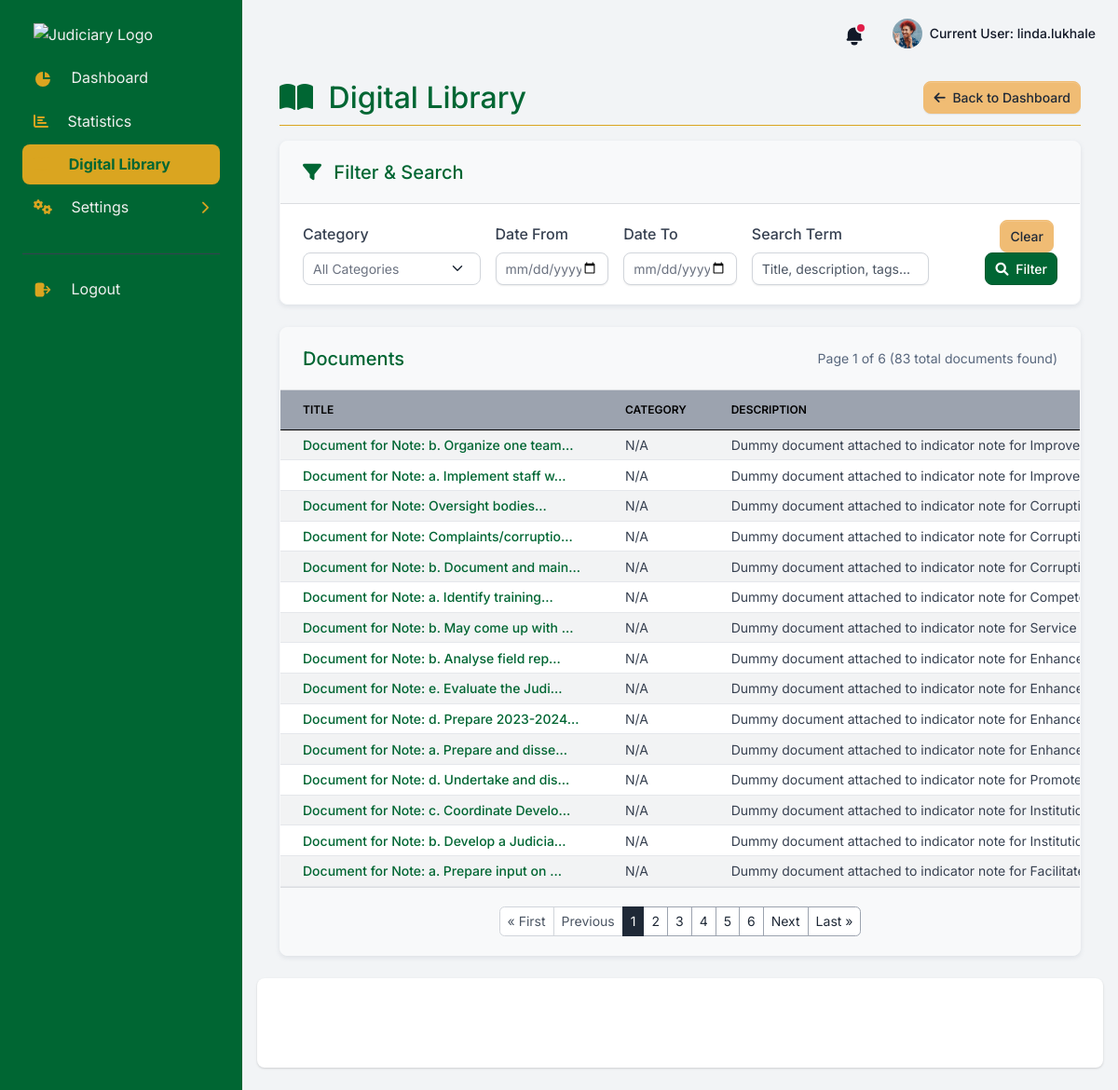
The page /documents/library/ (signed in) on the database as committed earlier.
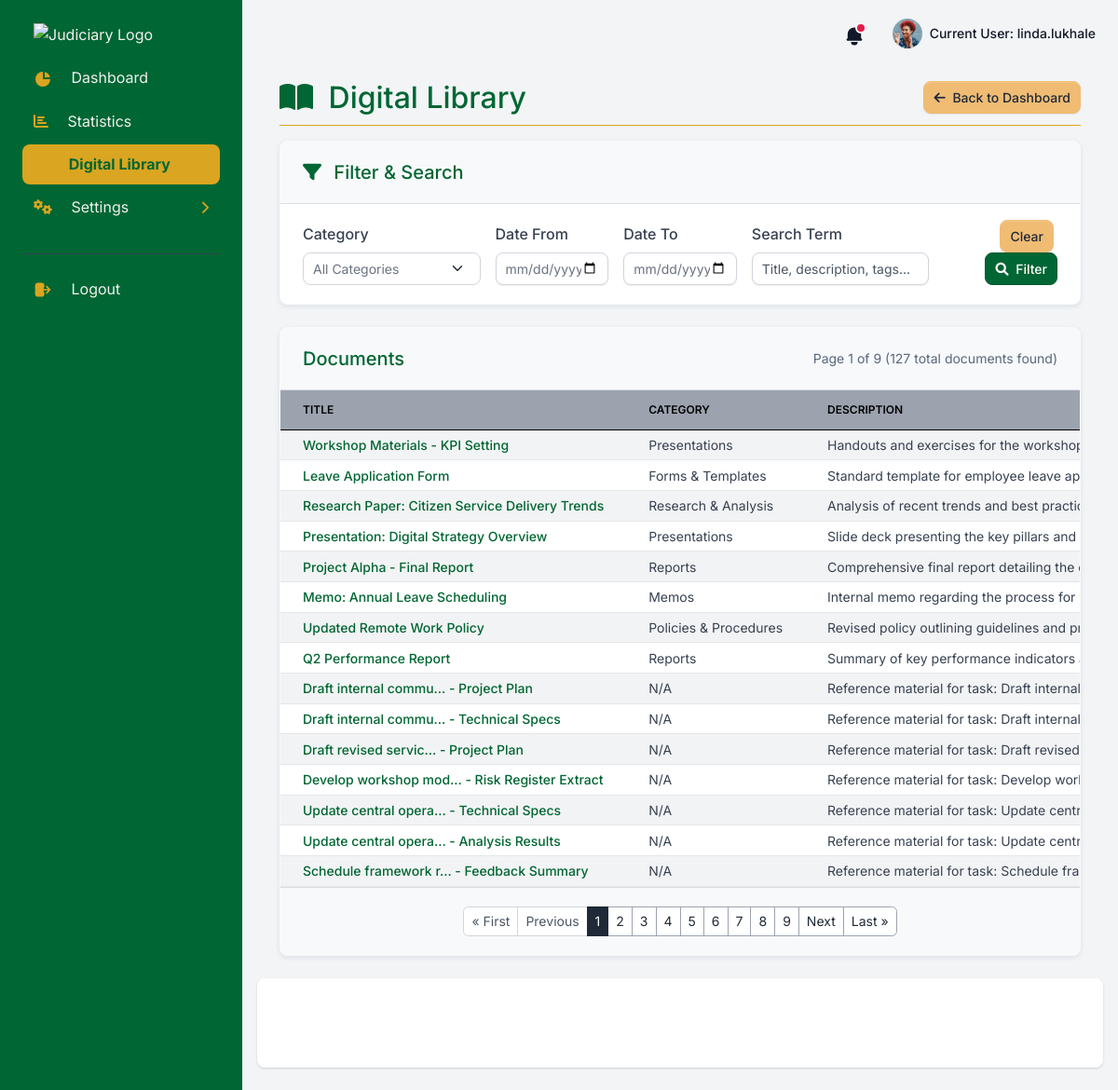
The same page on the database as committed later.
### apps/document_management/models.py (models this page shows, shortened)
class Document(models.Model):
    STORAGE_CHOICES = [
        ('local', 'Local Storage'),
        ('google_drive', 'Google Drive')
    ]
    DOCUMENT_STATUS = [
        ('draft', 'Draft'),
        ('pending_review', 'Pending Review'),
        ('approved', 'Approved'),
        ('rejected', 'Rejected'),
        ('archived', 'Archived')
    ]
    title = models.CharField(max_length=255)
    description = models.TextField(blank=True)
    file = models.FileField(upload_to='documents/%Y/%m/%d/')
    file_type = models.CharField(max_length=50)  # e.g., pdf, doc, image
    file_size = models.BigIntegerField()  # in bytes
    category = models.ForeignKey(DocumentCategory, on_delete=models.SET_NULL, null=True)
    tags = models.CharField(max_length=500, blank=True)  # Comma-separated tags
    storage_type = models.CharField(max_length=20, choices=STORAGE_CHOICES, default='local')
    drive_file_id = models.CharField(max_length=100, blank=True, null=True)
    drive_view_link = models.URLField(blank=True, null=True)
    is_confidential = models.BooleanField(default=False)
    status = models.CharField(max_length=20, choices=DOCUMENT_STATUS, default='draft')
    password_protected = models.BooleanField(default=False)
    access_code = models.CharField(max_length=100, blank=True, null=True)
    content_type = models.ForeignKey(ContentType, on_delete=models.CASCADE, null=True, blank=True)
    object_id = models.PositiveIntegerField(null=True, blank=True)
    source_object = GenericForeignKey('content_type', 'object_id')
    source_module = models.CharField(max_length=50, help_text="Name of the module this document belongs to")
    version = models.CharField(max_length=50, default='1.0')
    parent_document = models.ForeignKey('self', null=True, blank=True, on_delete=models.SET_NULL, related_name='versions')
    uploaded_by = models.ForeignKey(settings.AUTH_USER_MODEL, on_delete=models.CASCADE, related_name='uploaded_documents')
    created_at = models.DateTimeField(auto_now_add=True)
    updated_at = models.DateTimeField(auto_now=True)
    last_accessed = models.DateTimeField(null=True, blank=True)
    expiry_date = models.DateTimeField(null=True, blank=True)
    class Meta:
        ordering = ['-created_at']

class DocumentCategory(models.Model):
    name = models.CharField(max_length=100)
    description = models.TextField(blank=True)
    is_active = models.BooleanField(default=True)
    created_at = models.DateTimeField(auto_now_add=True)
    updated_at = models.DateTimeField(auto_now=True)
    class Meta:
        verbose_name_plural = "Document Categories"
        ordering = ['name']

### apps/document_management/views.py (the view)
# urls.py: path('library/', views.digital_library, name='digital_library'),
@login_required
def digital_library(request):
    base_queryset = Document.objects.select_related('category', 'uploaded_by').order_by('-created_at')
    categories = DocumentCategory.objects.filter(is_active=True)
    selected_category_id = request.GET.get('category')
    start_date = request.GET.get('start_date')
    end_date = request.GET.get('end_date')
    search_query = request.GET.get('q')
    from_dept_id = request.GET.get('from_dept') # Get originating department ID
    filtered_queryset = base_queryset
    if selected_category_id:
        filtered_queryset = filtered_queryset.filter(category_id=selected_category_id)
    if start_date:
        filtered_queryset = filtered_queryset.filter(created_at__date__gte=start_date)
    if end_date:
        filtered_queryset = filtered_queryset.filter(created_at__date__lte=end_date)
    if search_query:
        filtered_queryset = filtered_queryset.filter(
            Q(title__icontains=search_query) |
            Q(description__icontains=search_query) |
            Q(tags__icontains=search_query)
        )
    can_view_confidential = request.user.has_perm('document_management.view_confidential_document')
    if not can_view_confidential:
        filtered_queryset = filtered_queryset.filter(is_confidential=False)
    paginator = Paginator(filtered_queryset, 15)
    page_number = request.GET.get('page')
    try:
        page_obj = paginator.get_page(page_number)
    except PageNotAnInteger:
        page_obj = paginator.page(1)
    except EmptyPage:
        page_obj = paginator.page(paginator.num_pages)
    context = {
        'page_obj': page_obj,
        'categories': categories,
        'selected_category_id': selected_category_id,
        'start_date': start_date,
        'end_date': end_date,
        'search_query': search_query,
        'can_view_confidential': can_view_confidential,
        'from_dept_id': from_dept_id, # Pass originating department ID to template
    }
    return render(request, 'document_management/library.html', context)

### apps/context_processors.py (called while the page is built)
def cfg_assets_root(request):
    return { 'ASSETS_ROOT' : settings.ASSETS_ROOT }

### apps/templates/document_management/library.html (shortened to what the changed rows need)
{% extends "layouts/base.html" %}
{% load static %}
{% block content %}
<div class="container-fluid mt-4">
    <div class="d-flex justify-content-between align-items-center mb-3 pb-2 border-bottom" style="border-color: #DAA520 !important;">
        <h2 class="mb-0" style="color: #006633;">
            <i class="fas fa-book-open me-2"></i> Digital Library
        </h2>
    </div>
    <div class="card shadow-sm border-light">
        <div class="card-header bg-light d-flex justify-content-between align-items-center">
            <h5 class="mb-0" style="color: #006633;">Documents</h5>
            <small class="text-muted">Page {{ page_obj.number }} of {{ page_obj.paginator.num_pages }} ({{ page_obj.paginator.count }} total documents found)</small>
        </div>
        <div class="card-body p-0">
            {% if page_obj.object_list %}
                <div class="table-responsive">
                    <table class="table table-striped table-hover table-sm align-middle mb-0">
                        <thead class="table-light">
                            <tr>
                                <th>Title</th>
                                <th>Category</th>
                                <th>Description</th>
                            </tr>
                        </thead>
                        <tbody>
                            {% for doc in page_obj.object_list %}
                                <tr>
                                    <td>
                                        <a href="{% url 'document_management:document_detail' doc.id %}" class="fw-bold text-decoration-none" style="color: #006633;">{{ doc.title }}</a>
                                    </td>
                                    <td>{{ doc.category.name|default:'N/A' }}</td>
                                    <td>{{ doc.description|truncatewords:15 }}</td>
                                </tr>
                            {% endfor %}
                        </tbody>
                    </table>
                </div>
            {% else %}
                <div class="alert alert-warning m-3" role="alert">
                    No documents found matching your criteria.
                </div>
            {% endif %}
        </div>
        {% if page_obj.has_other_pages %}
            <div class="card-footer bg-light">
                <nav aria-label="Document navigation">
                    <ul class="pagination pagination-sm justify-content-center mb-0">
                        {% with base_query=request.GET.urlencode|cut:'&page='|cut:'page=' %}
                            {% for i in page_obj.paginator.get_elided_page_range %}
                                {% if page_obj.number == i %}
                                    <li class="page-item active" aria-current="page"><span class="page-link">{{ i }}</span></li>
                                {% elif i == page_obj.paginator.ELLIPSIS %}
                                     <li class="page-item disabled"><span class="page-link">{{ i }}</span></li>
                                {% else %}
                                    <li class="page-item"><a class="page-link" href="?page={{ i }}&{{ base_query }}">{{ i }}</a></li>
                                {% endif %}
                            {% endfor %}
                        {% endwith %}
                    </ul>
                </nav>
            </div>
        {% endif %}
    </div>
</div>
{% endblock content %}

Rows that differ between the two databases and show on the page:
no longer on this page (row unchanged): Document: title "Document for Note: b. Organize one team...", category.name "N/A", description "Dummy document attached to indicator note for Improve…"
no longer on this page (row unchanged): Document: title "Document for Note: a. Implement staff w...", category.name "N/A", description "Dummy document attached to indicator note for Improve…"
no longer on this page (row unchanged): Document: title "Document for Note: Oversight bodies...", category.name "N/A", description "Dummy document attached to indicator note for…"
no longer on this page (row unchanged): Document: title "Document for Note: Complaints/corruptio...", category.name "N/A", description "Dummy document attached to indicator note for…"
no longer on this page (row unchanged): Document: title "Document for Note: b. Document and main...", category.name "N/A", description "Dummy document attached to indicator note for…"
no longer on this page (row unchanged): Document: title "Document for Note: a. Identify training...", category.name "N/A", description "Dummy document attached to indicator note for…"
no longer on this page (row unchanged): Document: title "Document for Note: b. May come up with ...", category.name "N/A", description "Dummy document attached to indicator note for Service…"
no longer on this page (row unchanged): Document: title "Document for Note: b. Analyse field rep...", category.name "N/A", description "Dummy document attached to indicator note for…"
no longer on this page (row unchanged): Document: title "Document for Note: e. Evaluate the Judi...", category.name "N/A", description "Dummy document attached to indicator note for…"
no longer on this page (row unchanged): Document: title "Document for Note: d. Prepare 2023-2024...", category.name "N/A", description "Dummy document attached to indicator note for…"
no longer on this page (row unchanged): Document: title "Document for Note: a. Prepare and disse...", category.name "N/A", description "Dummy document attached to indicator note for…"
no longer on this page (row unchanged): Document: title "Document for Note: d. Undertake and dis...", category.name "N/A", description "Dummy document attached to indicator note for…"
no longer on this page (row unchanged): Document: title "Document for Note: c. Coordinate Develo...", category.name "N/A", description "Dummy document attached to indicator note for…"
no longer on this page (row unchanged): Document: title "Document for Note: b. Develop a Judicia...", category.name "N/A", description "Dummy document attached to indicator note for…"
no longer on this page (row unchanged): Document: title "Document for Note: a. Prepare input on ...", category.name "N/A", description "Dummy document attached to indicator note for…"
added Document: title "Workshop Materials - KPI Setting", category.name "Presentations", description "Handouts and exercises for the…"
added Document: title "Leave Application Form", category.name "Forms & Templates", description "Standard template for employee leave…"
added Document: title "Research Paper: Citizen Service Delivery Trends", category.name "Research & Analysis", description "Analysis of recent trends and best…"
added Document: title "Presentation: Digital Strategy Overview", category.name "Presentations", description "Slide deck presenting the key pillars and…"
added Document: title "Project Alpha - Final Report", category.name "Reports", description "Comprehensive final report detailing the…"
added Document: title "Memo: Annual Leave Scheduling", category.name "Memos", description "Internal memo regarding the process for…"
added Document: title "Updated Remote Work Policy", category.name "Policies & Procedures", description "Revised policy outlining guidelines and…"
added Document: title "Q2 Performance Report", category.name "Reports", description "Summary of key performance indicators…"
added Document: title "Draft internal commu... - Project Plan", category.name "N/A", description "Reference material for task: Draft internal…"
added Document: title "Draft internal commu... - Technical Specs", category.name "N/A", description "Reference material for task: Draft internal…"
added Document: title "Draft revised servic... - Project Plan", category.name "N/A", description "Reference material for task: Draft revised…"
added Document: title "Develop workshop mod... - Risk Register Extract", category.name "N/A", description "Reference material for task: Develop…"
added Document: title "Update central opera... - Technical Specs", category.name "N/A", description "Reference material for task: Update…"
added Document: title "Update central opera... - Analysis Results", category.name "N/A", description "Reference material for task: Update…"
added Document: title "Schedule framework r... - Feedback Summary", category.name "N/A", description "Reference material for task: Schedule…"
Other text that changed with them:
{{ page_obj.paginator.num_pages }}: "6" → "9"
{{ page_obj.paginator.count }}: "83" → "127"
new list line: "7"
new list line: "8"
new list line: "9"
